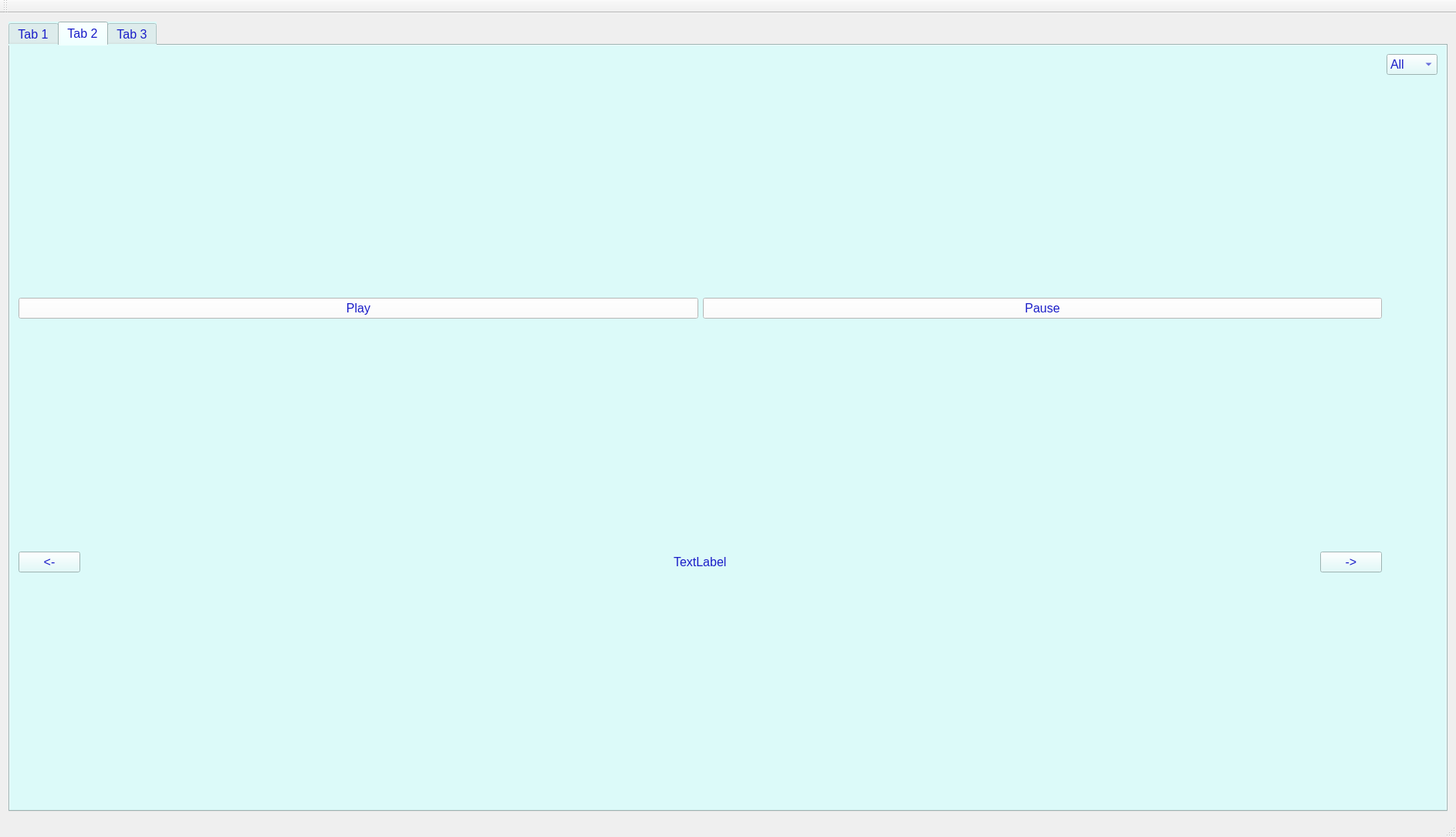
<?xml version="1.0" encoding="UTF-8"?>
<ui version="4.0">
 <class>MainWindow</class>
 <widget class="QMainWindow" name="MainWindow">
  <property name="geometry">
   <rect>
    <x>0</x>
    <y>0</y>
    <width>1887</width>
    <height>1085</height>
   </rect>
  </property>
  <property name="windowTitle">
   <string>MainWindow</string>
  </property>
  <widget class="QWidget" name="centralWidget">
   <property name="minimumSize">
    <size>
     <width>865</width>
     <height>0</height>
    </size>
   </property>
   <layout class="QHBoxLayout" name="horizontalLayout">
    <item>
     <widget class="QTabWidget" name="graphWidget">
      <property name="styleSheet">
       <string notr="true">background-color:rgb(220, 250, 249);
font:12pt;
color: rgb(26, 29, 200);</string>
      </property>
      <property name="currentIndex">
       <number>1</number>
      </property>
      <widget class="QWidget" name="tab">
       <attribute name="title">
        <string>Tab 1</string>
       </attribute>
       <layout class="QVBoxLayout" name="verticalLayout_8">
        <item>
         <layout class="QGridLayout" name="gridLayout">
          <item row="6" column="0">
           <spacer name="verticalSpacer_4">
            <property name="orientation">
             <enum>Qt::Vertical</enum>
            </property>
            <property name="sizeHint" stdset="0">
             <size>
              <width>367</width>
              <height>24</height>
             </size>
            </property>
           </spacer>
          </item>
          <item row="5" column="0">
           <layout class="QHBoxLayout" name="horizontalLayout_9">
            <item>
             <spacer name="horizontalSpacer_2">
              <property name="orientation">
               <enum>Qt::Horizontal</enum>
              </property>
              <property name="sizeType">
               <enum>QSizePolicy::Expanding</enum>
              </property>
              <property name="sizeHint" stdset="0">
               <size>
                <width>40</width>
                <height>20</height>
               </size>
              </property>
             </spacer>
            </item>
            <item>
             <widget class="QPushButton" name="pushButton">
              <property name="styleSheet">
               <string notr="true">color: rgb(255, 255, 255);
background-color: qlineargradient(spread:pad, x1:0, y1:0, x2:1, y2:0, stop:1 rgb(26, 29, 200));
font: 12pt;

</string>
              </property>
              <property name="text">
               <string>Set Date</string>
              </property>
             </widget>
            </item>
            <item>
             <spacer name="horizontalSpacer_3">
              <property name="orientation">
               <enum>Qt::Horizontal</enum>
              </property>
              <property name="sizeType">
               <enum>QSizePolicy::Expanding</enum>
              </property>
              <property name="sizeHint" stdset="0">
               <size>
                <width>40</width>
                <height>20</height>
               </size>
              </property>
             </spacer>
            </item>
           </layout>
          </item>
          <item row="3" column="0">
           <layout class="QVBoxLayout" name="verticalLayout_4">
            <item>
             <widget class="QLabel" name="label_6">
              <property name="styleSheet">
               <string notr="true">color: rgb(26, 29, 200);
font: 15pt;</string>
              </property>
              <property name="text">
               <string>Ending Date:</string>
              </property>
             </widget>
            </item>
            <item>
             <layout class="QVBoxLayout" name="verticalLayout_5">
              <item>
               <layout class="QHBoxLayout" name="horizontalLayout_6">
                <item>
                 <spacer name="horizontalSpacer_16">
                  <property name="orientation">
                   <enum>Qt::Horizontal</enum>
                  </property>
                  <property name="sizeType">
                   <enum>QSizePolicy::Preferred</enum>
                  </property>
                  <property name="sizeHint" stdset="0">
                   <size>
                    <width>40</width>
                    <height>20</height>
                   </size>
                  </property>
                 </spacer>
                </item>
                <item>
                 <widget class="QLabel" name="label_8">
                  <property name="styleSheet">
                   <string notr="true">color: rgb(26, 29, 200);
font: 12pt;</string>
                  </property>
                  <property name="text">
                   <string>Month</string>
                  </property>
                 </widget>
                </item>
                <item>
                 <spacer name="horizontalSpacer_17">
                  <property name="orientation">
                   <enum>Qt::Horizontal</enum>
                  </property>
                  <property name="sizeType">
                   <enum>QSizePolicy::Preferred</enum>
                  </property>
                  <property name="sizeHint" stdset="0">
                   <size>
                    <width>40</width>
                    <height>20</height>
                   </size>
                  </property>
                 </spacer>
                </item>
                <item>
                 <widget class="QLabel" name="label_9">
                  <property name="styleSheet">
                   <string notr="true">color: rgb(26, 29, 200);
font: 12pt;</string>
                  </property>
                  <property name="text">
                   <string>Year</string>
                  </property>
                 </widget>
                </item>
                <item>
                 <spacer name="horizontalSpacer_19">
                  <property name="orientation">
                   <enum>Qt::Horizontal</enum>
                  </property>
                  <property name="sizeType">
                   <enum>QSizePolicy::Preferred</enum>
                  </property>
                  <property name="sizeHint" stdset="0">
                   <size>
                    <width>40</width>
                    <height>20</height>
                   </size>
                  </property>
                 </spacer>
                </item>
               </layout>
              </item>
              <item>
               <layout class="QHBoxLayout" name="horizontalLayout_7">
                <item>
                 <spacer name="horizontalSpacer_10">
                  <property name="orientation">
                   <enum>Qt::Horizontal</enum>
                  </property>
                  <property name="sizeType">
                   <enum>QSizePolicy::Preferred</enum>
                  </property>
                  <property name="sizeHint" stdset="0">
                   <size>
                    <width>40</width>
                    <height>20</height>
                   </size>
                  </property>
                 </spacer>
                </item>
                <item>
                 <widget class="QComboBox" name="comboBox_End_2">
                  <property name="styleSheet">
                   <string notr="true">color: rgb(26, 29, 200);
font: 12pt;</string>
                  </property>
                 </widget>
                </item>
                <item>
                 <spacer name="horizontalSpacer_11">
                  <property name="orientation">
                   <enum>Qt::Horizontal</enum>
                  </property>
                  <property name="sizeType">
                   <enum>QSizePolicy::Preferred</enum>
                  </property>
                  <property name="sizeHint" stdset="0">
                   <size>
                    <width>40</width>
                    <height>20</height>
                   </size>
                  </property>
                 </spacer>
                </item>
                <item>
                 <widget class="QComboBox" name="comboBox_End_3">
                  <property name="styleSheet">
                   <string notr="true">color: rgb(26, 29, 200);
font: 12pt;</string>
                  </property>
                  <item>
                   <property name="text">
                    <string>2011</string>
                   </property>
                  </item>
                  <item>
                   <property name="text">
                    <string>2012</string>
                   </property>
                  </item>
                  <item>
                   <property name="text">
                    <string>2013</string>
                   </property>
                  </item>
                  <item>
                   <property name="text">
                    <string>2014</string>
                   </property>
                  </item>
                  <item>
                   <property name="text">
                    <string>2015</string>
                   </property>
                  </item>
                  <item>
                   <property name="text">
                    <string>2016</string>
                   </property>
                  </item>
                  <item>
                   <property name="text">
                    <string>2017</string>
                   </property>
                  </item>
                  <item>
                   <property name="text">
                    <string>2018</string>
                   </property>
                  </item>
                 </widget>
                </item>
                <item>
                 <spacer name="horizontalSpacer_20">
                  <property name="orientation">
                   <enum>Qt::Horizontal</enum>
                  </property>
                  <property name="sizeType">
                   <enum>QSizePolicy::Preferred</enum>
                  </property>
                  <property name="sizeHint" stdset="0">
                   <size>
                    <width>40</width>
                    <height>20</height>
                   </size>
                  </property>
                 </spacer>
                </item>
               </layout>
              </item>
             </layout>
            </item>
           </layout>
          </item>
          <item row="2" column="0">
           <spacer name="verticalSpacer_2">
            <property name="orientation">
             <enum>Qt::Vertical</enum>
            </property>
            <property name="sizeType">
             <enum>QSizePolicy::Preferred</enum>
            </property>
            <property name="sizeHint" stdset="0">
             <size>
              <width>367</width>
              <height>23</height>
             </size>
            </property>
           </spacer>
          </item>
          <item row="4" column="0">
           <spacer name="verticalSpacer_3">
            <property name="orientation">
             <enum>Qt::Vertical</enum>
            </property>
            <property name="sizeType">
             <enum>QSizePolicy::Preferred</enum>
            </property>
            <property name="sizeHint" stdset="0">
             <size>
              <width>367</width>
              <height>23</height>
             </size>
            </property>
           </spacer>
          </item>
          <item row="0" column="0">
           <layout class="QHBoxLayout" name="horizontalLayout_16">
            <item>
             <spacer name="horizontalSpacer_9">
              <property name="orientation">
               <enum>Qt::Horizontal</enum>
              </property>
              <property name="sizeHint" stdset="0">
               <size>
                <width>40</width>
                <height>20</height>
               </size>
              </property>
             </spacer>
            </item>
            <item>
             <widget class="QLabel" name="label">
              <property name="styleSheet">
               <string notr="true">color: rgb(26, 29, 200);

font: 20pt &quot;MS Shell Dlg 2&quot;;</string>
              </property>
              <property name="text">
               <string>Date Settings</string>
              </property>
             </widget>
            </item>
            <item>
             <spacer name="horizontalSpacer_8">
              <property name="orientation">
               <enum>Qt::Horizontal</enum>
              </property>
              <property name="sizeHint" stdset="0">
               <size>
                <width>40</width>
                <height>20</height>
               </size>
              </property>
             </spacer>
            </item>
           </layout>
          </item>
          <item row="9" column="0">
           <layout class="QHBoxLayout" name="horizontalLayout_11">
            <item>
             <spacer name="horizontalSpacer_4">
              <property name="orientation">
               <enum>Qt::Horizontal</enum>
              </property>
              <property name="sizeType">
               <enum>QSizePolicy::Expanding</enum>
              </property>
              <property name="sizeHint" stdset="0">
               <size>
                <width>40</width>
                <height>20</height>
               </size>
              </property>
             </spacer>
            </item>
            <item>
             <widget class="QPushButton" name="pushButton_4">
              <property name="styleSheet">
               <string notr="true">color: rgb(255, 255, 255);
background-color: qlineargradient(spread:pad, x1:0, y1:0, x2:1, y2:0, stop:1 rgb(26, 29, 200));
font: 12pt;</string>
              </property>
              <property name="text">
               <string>Apply Settings</string>
              </property>
             </widget>
            </item>
            <item>
             <spacer name="horizontalSpacer_5">
              <property name="orientation">
               <enum>Qt::Horizontal</enum>
              </property>
              <property name="sizeType">
               <enum>QSizePolicy::Expanding</enum>
              </property>
              <property name="sizeHint" stdset="0">
               <size>
                <width>40</width>
                <height>20</height>
               </size>
              </property>
             </spacer>
            </item>
           </layout>
          </item>
          <item row="1" column="0">
           <layout class="QVBoxLayout" name="verticalLayout_3">
            <item>
             <widget class="QLabel" name="label_2">
              <property name="styleSheet">
               <string notr="true">color: rgb(26, 29, 200);
font: 15pt;</string>
              </property>
              <property name="text">
               <string>Starting Date:</string>
              </property>
             </widget>
            </item>
            <item>
             <layout class="QVBoxLayout" name="verticalLayout_2">
              <item>
               <layout class="QHBoxLayout" name="horizontalLayout_4">
                <item>
                 <spacer name="horizontalSpacer_14">
                  <property name="orientation">
                   <enum>Qt::Horizontal</enum>
                  </property>
                  <property name="sizeType">
                   <enum>QSizePolicy::Preferred</enum>
                  </property>
                  <property name="sizeHint" stdset="0">
                   <size>
                    <width>40</width>
                    <height>20</height>
                   </size>
                  </property>
                 </spacer>
                </item>
                <item>
                 <widget class="QLabel" name="label_4">
                  <property name="styleSheet">
                   <string notr="true">color: rgb(26, 29, 200);
font: 12pt;</string>
                  </property>
                  <property name="text">
                   <string>Month</string>
                  </property>
                 </widget>
                </item>
                <item>
                 <spacer name="horizontalSpacer_15">
                  <property name="orientation">
                   <enum>Qt::Horizontal</enum>
                  </property>
                  <property name="sizeType">
                   <enum>QSizePolicy::Preferred</enum>
                  </property>
                  <property name="sizeHint" stdset="0">
                   <size>
                    <width>40</width>
                    <height>20</height>
                   </size>
                  </property>
                 </spacer>
                </item>
                <item>
                 <widget class="QLabel" name="label_5">
                  <property name="styleSheet">
                   <string notr="true">color: rgb(26, 29, 200);
font: 12pt;</string>
                  </property>
                  <property name="text">
                   <string>Year</string>
                  </property>
                 </widget>
                </item>
                <item>
                 <spacer name="horizontalSpacer_18">
                  <property name="orientation">
                   <enum>Qt::Horizontal</enum>
                  </property>
                  <property name="sizeType">
                   <enum>QSizePolicy::Preferred</enum>
                  </property>
                  <property name="sizeHint" stdset="0">
                   <size>
                    <width>40</width>
                    <height>20</height>
                   </size>
                  </property>
                 </spacer>
                </item>
               </layout>
              </item>
              <item>
               <layout class="QHBoxLayout" name="horizontalLayout_5">
                <item>
                 <spacer name="horizontalSpacer_13">
                  <property name="orientation">
                   <enum>Qt::Horizontal</enum>
                  </property>
                  <property name="sizeType">
                   <enum>QSizePolicy::Preferred</enum>
                  </property>
                  <property name="sizeHint" stdset="0">
                   <size>
                    <width>40</width>
                    <height>20</height>
                   </size>
                  </property>
                 </spacer>
                </item>
                <item>
                 <widget class="QComboBox" name="comboBox_Start_2">
                  <property name="styleSheet">
                   <string notr="true">color: rgb(26, 29, 200);
font: 12pt;</string>
                  </property>
                 </widget>
                </item>
                <item>
                 <spacer name="horizontalSpacer_12">
                  <property name="orientation">
                   <enum>Qt::Horizontal</enum>
                  </property>
                  <property name="sizeType">
                   <enum>QSizePolicy::Preferred</enum>
                  </property>
                  <property name="sizeHint" stdset="0">
                   <size>
                    <width>40</width>
                    <height>20</height>
                   </size>
                  </property>
                 </spacer>
                </item>
                <item>
                 <widget class="QComboBox" name="comboBox_Start_3">
                  <property name="styleSheet">
                   <string notr="true">color: rgb(26, 29, 200);
font: 12pt;</string>
                  </property>
                  <item>
                   <property name="text">
                    <string>2011</string>
                   </property>
                  </item>
                  <item>
                   <property name="text">
                    <string>2012</string>
                   </property>
                  </item>
                  <item>
                   <property name="text">
                    <string>2013</string>
                   </property>
                  </item>
                  <item>
                   <property name="text">
                    <string>2014</string>
                   </property>
                  </item>
                  <item>
                   <property name="text">
                    <string>2015</string>
                   </property>
                  </item>
                  <item>
                   <property name="text">
                    <string>2016</string>
                   </property>
                  </item>
                  <item>
                   <property name="text">
                    <string>2017</string>
                   </property>
                  </item>
                  <item>
                   <property name="text">
                    <string>2018</string>
                   </property>
                  </item>
                 </widget>
                </item>
                <item>
                 <spacer name="horizontalSpacer_21">
                  <property name="orientation">
                   <enum>Qt::Horizontal</enum>
                  </property>
                  <property name="sizeType">
                   <enum>QSizePolicy::Preferred</enum>
                  </property>
                  <property name="sizeHint" stdset="0">
                   <size>
                    <width>40</width>
                    <height>20</height>
                   </size>
                  </property>
                 </spacer>
                </item>
               </layout>
              </item>
             </layout>
            </item>
           </layout>
          </item>
          <item row="7" column="0">
           <layout class="QHBoxLayout" name="horizontalLayout_12">
            <item>
             <spacer name="horizontalSpacer_7">
              <property name="orientation">
               <enum>Qt::Horizontal</enum>
              </property>
              <property name="sizeType">
               <enum>QSizePolicy::Expanding</enum>
              </property>
              <property name="sizeHint" stdset="0">
               <size>
                <width>40</width>
                <height>20</height>
               </size>
              </property>
             </spacer>
            </item>
            <item>
             <layout class="QVBoxLayout" name="verticalLayout_7">
              <item>
               <widget class="QLabel" name="label_10">
                <property name="styleSheet">
                 <string notr="true">color: rgb(26, 29, 200);

font: 20pt &quot;MS Shell Dlg 2&quot;;</string>
                </property>
                <property name="text">
                 <string>Visualization Settings</string>
                </property>
               </widget>
              </item>
              <item>
               <layout class="QHBoxLayout" name="horizontalLayout_10">
                <item>
                 <widget class="QRadioButton" name="radioButton_Intensity_2">
                  <property name="styleSheet">
                   <string notr="true">color: rgb(26, 29, 200);
font: 12pt;</string>
                  </property>
                  <property name="text">
                   <string>BarGraph</string>
                  </property>
                 </widget>
                </item>
                <item>
                 <widget class="QRadioButton" name="radioButton_Flow_2">
                  <property name="styleSheet">
                   <string notr="true">color: rgb(26, 29, 200);
font: 12pt;</string>
                  </property>
                  <property name="text">
                   <string>Data Flow</string>
                  </property>
                 </widget>
                </item>
               </layout>
              </item>
             </layout>
            </item>
            <item>
             <spacer name="horizontalSpacer_6">
              <property name="orientation">
               <enum>Qt::Horizontal</enum>
              </property>
              <property name="sizeType">
               <enum>QSizePolicy::Expanding</enum>
              </property>
              <property name="sizeHint" stdset="0">
               <size>
                <width>40</width>
                <height>20</height>
               </size>
              </property>
             </spacer>
            </item>
           </layout>
          </item>
          <item row="10" column="0">
           <spacer name="verticalSpacer_6">
            <property name="orientation">
             <enum>Qt::Vertical</enum>
            </property>
            <property name="sizeHint" stdset="0">
             <size>
              <width>367</width>
              <height>23</height>
             </size>
            </property>
           </spacer>
          </item>
          <item row="8" column="0">
           <spacer name="verticalSpacer_7">
            <property name="orientation">
             <enum>Qt::Vertical</enum>
            </property>
            <property name="sizeType">
             <enum>QSizePolicy::Preferred</enum>
            </property>
            <property name="sizeHint" stdset="0">
             <size>
              <width>367</width>
              <height>23</height>
             </size>
            </property>
           </spacer>
          </item>
         </layout>
        </item>
       </layout>
      </widget>
      <widget class="QWidget" name="tab_2">
       <attribute name="title">
        <string>Tab 2</string>
       </attribute>
       <layout class="QHBoxLayout" name="horizontalLayout_19">
        <item>
         <layout class="QVBoxLayout" name="verticalLayout_6">
          <item>
           <spacer name="horizontalSpacer">
            <property name="orientation">
             <enum>Qt::Horizontal</enum>
            </property>
            <property name="sizeHint" stdset="0">
             <size>
              <width>40</width>
              <height>20</height>
             </size>
            </property>
           </spacer>
          </item>
          <item>
           <layout class="QHBoxLayout" name="horizontalLayout_18">
            <item>
             <widget class="QPushButton" name="playButton">
              <property name="styleSheet">
               <string notr="true">background-color:rgb(255, 255, 255);</string>
              </property>
              <property name="text">
               <string>Play</string>
              </property>
             </widget>
            </item>
            <item>
             <widget class="QPushButton" name="playButton_2">
              <property name="styleSheet">
               <string notr="true">background-color:rgb(255, 255, 255);</string>
              </property>
              <property name="text">
               <string>Pause</string>
              </property>
             </widget>
            </item>
           </layout>
          </item>
          <item>
           <layout class="QHBoxLayout" name="horizontalLayout_2">
            <item>
             <widget class="QPushButton" name="pushLeft">
              <property name="text">
               <string>&lt;-</string>
              </property>
             </widget>
            </item>
            <item>
             <spacer name="horizontalSpacer_23">
              <property name="orientation">
               <enum>Qt::Horizontal</enum>
              </property>
              <property name="sizeHint" stdset="0">
               <size>
                <width>40</width>
                <height>20</height>
               </size>
              </property>
             </spacer>
            </item>
            <item>
             <widget class="QLabel" name="label_3">
              <property name="text">
               <string>TextLabel</string>
              </property>
             </widget>
            </item>
            <item>
             <spacer name="horizontalSpacer_22">
              <property name="orientation">
               <enum>Qt::Horizontal</enum>
              </property>
              <property name="sizeHint" stdset="0">
               <size>
                <width>40</width>
                <height>20</height>
               </size>
              </property>
             </spacer>
            </item>
            <item>
             <widget class="QPushButton" name="pushRight">
              <property name="text">
               <string>-&gt;</string>
              </property>
             </widget>
            </item>
           </layout>
          </item>
         </layout>
        </item>
        <item>
         <layout class="QVBoxLayout" name="verticalLayout">
          <item>
           <widget class="QComboBox" name="yearBox">
            <property name="currentText">
             <string>All</string>
            </property>
            <property name="maxVisibleItems">
             <number>10</number>
            </property>
            <property name="insertPolicy">
             <enum>QComboBox::InsertAtBottom</enum>
            </property>
            <property name="sizeAdjustPolicy">
             <enum>QComboBox::AdjustToContents</enum>
            </property>
            <item>
             <property name="text">
              <string>All</string>
             </property>
            </item>
            <item>
             <property name="text">
              <string>2011</string>
             </property>
            </item>
            <item>
             <property name="text">
              <string>2012</string>
             </property>
            </item>
            <item>
             <property name="text">
              <string>2013</string>
             </property>
            </item>
            <item>
             <property name="text">
              <string>2014</string>
             </property>
            </item>
            <item>
             <property name="text">
              <string>2015</string>
             </property>
            </item>
            <item>
             <property name="text">
              <string>2016</string>
             </property>
            </item>
            <item>
             <property name="text">
              <string>2017</string>
             </property>
            </item>
            <item>
             <property name="text">
              <string>2018</string>
             </property>
            </item>
           </widget>
          </item>
          <item>
           <spacer name="verticalSpacer">
            <property name="orientation">
             <enum>Qt::Vertical</enum>
            </property>
            <property name="sizeType">
             <enum>QSizePolicy::MinimumExpanding</enum>
            </property>
            <property name="sizeHint" stdset="0">
             <size>
              <width>20</width>
              <height>549</height>
             </size>
            </property>
           </spacer>
          </item>
         </layout>
        </item>
       </layout>
      </widget>
      <widget class="QWidget" name="tab_3">
       <attribute name="title">
        <string>Tab 3</string>
       </attribute>
       <layout class="QHBoxLayout" name="horizontalLayout_8">
        <item>
         <layout class="QHBoxLayout" name="horizontalLayout_3"/>
        </item>
       </layout>
      </widget>
     </widget>
    </item>
   </layout>
  </widget>
  <widget class="QMenuBar" name="menuBar">
   <property name="geometry">
    <rect>
     <x>0</x>
     <y>0</y>
     <width>1887</width>
     <height>28</height>
    </rect>
   </property>
  </widget>
  <widget class="QToolBar" name="mainToolBar">
   <attribute name="toolBarArea">
    <enum>TopToolBarArea</enum>
   </attribute>
   <attribute name="toolBarBreak">
    <bool>false</bool>
   </attribute>
  </widget>
  <widget class="QStatusBar" name="statusBar"/>
 </widget>
 <layoutdefault spacing="6" margin="11"/>
 <resources/>
 <connections/>
</ui>
